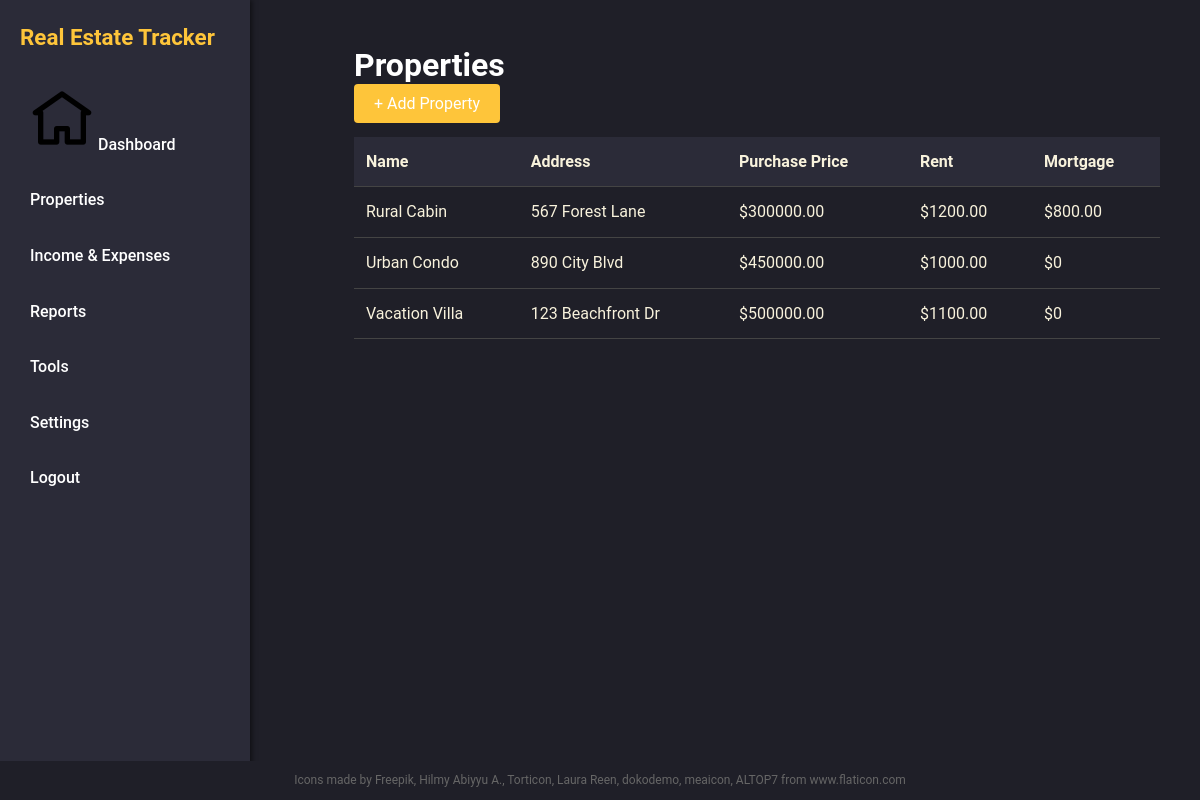
/properties/, run on an earlier commit of the app's database.
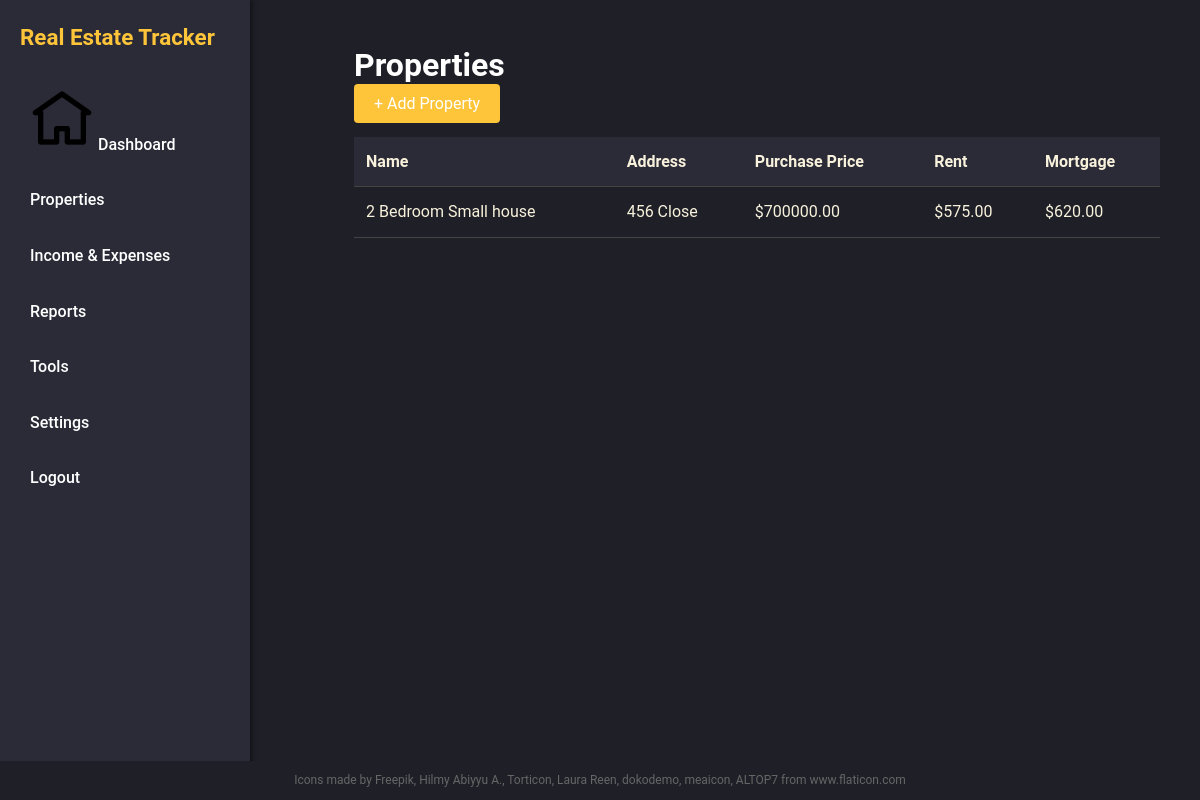
And on a later commit of the database.
### core/models.py (models this page shows)
class Property(models.Model):
    name = models.CharField(max_length=100)
    address = models.TextField()
    purchase_date = models.DateField()
    purchase_price = models.DecimalField(max_digits=12, decimal_places=2)
    current_value = models.DecimalField(max_digits=12, decimal_places=2, null=True, blank=True)

### core/views.py (the view)
# urls.py: path('properties/', views.properties_view, name='properties'),
def properties_view(request):
    properties = Property.objects.all()
    property_list = []
    for prop in properties:
        rent = sum(
            i.amount for i in Income.objects.filter(
                property=prop,
                description="Rental Income"
            )
        ) or 0  # Default to 0 if no income
        mortgage = sum(
            e.amount for e in Expense.objects.filter(
                property=prop,
                category="Mortgage"
            )
        ) or 0  # Default to 0 if no expense
        property_list.append({
            'name': prop.name,
            'address': prop.address,
            'purchase_price': prop.purchase_price,
            'rent': rent,
            'mortgage': mortgage
        })
    return render(request, 'properties.html', {'properties': property_list})

### core/templates/properties.html
{% extends "base.html" %}
{% block content %}
<div class="properties-page">
    <h1>Properties</h1>
    <div class="actions">
        <a href="{% url 'add_property' %}" class="btn btn-primary">+ Add Property</a>
    </div>
    <table class="property-table">
        <thead>
            <tr>
                <th>Name</th>
                <th>Address</th>
                <th>Purchase Price</th>
                <th>Rent</th>
                <th>Mortgage</th>
            </tr>
        </thead>
        <tbody>
            {% for prop in properties %}
                <tr>
                    <td>{{ prop.name }}</td>
                    <td>{{ prop.address }}</td>
                    <td>${{ prop.purchase_price }}</td>
                    <td>${{ prop.rent }}</td>
                    <td>${{ prop.mortgage }}</td>
                </tr>
            {% empty %}
                <tr>
                    <td colspan="5" style="text-align: center;">No properties found.</td>
                </tr>
            {% endfor %}
        </tbody>
    </table>
</div>
{% endblock %}

### core/templates/base.html (shortened to what this page needs)
{% load static %}
<!DOCTYPE html>
<html lang="en">
<head>
    <link rel="stylesheet" href="{% static 'css/style.css' %}">
</head>
<body>
  <div class="sidebar">
      <h2>Real Estate Tracker</h2>
      <ul class="nav">
          <li><a href="{% url 'index' %}"><img src="{% static 'images/003-home.png' %}" alt="Home icon"> Dashboard</a></li>
          <li><a href="{% url 'properties' %}">Properties</a></li>
          <li><a href="{% url 'index' %}">Income & Expenses</a></li>
          <li><a href="{% url 'index' %}">Reports</a></li>
          <li><a href="{% url 'index' %}">Tools</a></li>
          <li><a href="{% url 'index' %}">Settings</a></li>
          <li><a href="{% url 'index' %}">Logout</a></li>
      </ul>
  </div>
  <div class="main-content">
      {% block content %}
      {% endblock %}
  </div>
  <footer class="credits">
      <div>
          Icons made by
          <a href="https://www.freepik.com"  title="Freepik">Freepik</a>,
          <a href="https://www.flaticon.com/authors/hilmy-abiyyu-a"  title="Hilmy Abiyyu A.">Hilmy Abiyyu A.</a>,
          <a href="https://www.flaticon.com/authors/torticon"  title="Torticon">Torticon</a>,
          <a href="https://www.flaticon.com/authors/laura-reen"  title="Laura Reen">Laura Reen</a>,
          <a href="https://www.flaticon.com/authors/dokodemo"  title="dokodemo">dokodemo</a>,
          <a href="https://www.flaticon.com/authors/meaicon"  title="meaicon">meaicon</a>,
          <a href="https://www.flaticon.com/authors/altop7"  title="ALTOP7">ALTOP7</a>
          from <a href="https://www.flaticon.com/"  title="Flaticon">www.flaticon.com</a>
      </div>
  </footer>
</body>
</html>

### static_source/css/style.css (style rules this page uses)
:root { --color-gold: #FEC53A; --color-bg-main: #1F1F28; --color-sidebar: #2B2B38; --color-white: #FFFFFF; --color-muted: #B4B4C4; --color-positive: #00C896; --color-negative: #D35B5B; --color-alert: #F6A700; --color-chart-highlight: #FFCB60; --color-card-text: #F8F2DC; --color-divider: #D7D7D7; --color-card-bg: #303040; }
* { margin: 0; padding: 0; box-sizing: border-box; }
html { font-size: 16px; scroll-behavior: smooth; }
body { font-family: 'Roboto', sans-serif; background-color: var(--color-bg-main); color: var(--color-white); line-height: 1.6; min-height: 100vh; }
a { color: inherit; text-decoration: none; }
ul, li { list-style: none; }
body { display: flex; min-height: 100vh; color: var(--color-white); }
.sidebar { position: fixed; top: 0; left: 0; width: 250px; background-color: var(--color-sidebar); padding: 20px; box-shadow: 2px 0 5px rgba(0, 0, 0, 0.5); height: 100vh; overflow-y: auto; }
.sidebar { width: 250px; background-color: var(--color-sidebar); padding: 20px; box-shadow: 2px 0 5px rgba(0, 0, 0, 0.5); }
.sidebar h2 { font-size: 1.4em; margin-bottom: 20px; color: var(--color-gold); }
.nav li { margin: 10px 0; }
.nav a { color: var(--color-white); font-weight: 500; display: block; padding: 10px; border-radius: 6px; transition: background 0.3s ease; }
.main-content { flex: 1; padding: 20px; background-color: var(--color-bg-main); margin-left: 250px; }
.properties-page { padding: 20px; }
.property-table { width: 100%; border-collapse: collapse; margin-top: 20px; color: var(--color-card-text); }
.property-table th, .property-table td { padding: 12px; text-align: left; border-bottom: 1px solid #444; }
.property-table th { background-color: #2B2B38; }
.btn-primary { background-color: var(--color-gold); color: var(--color-white); padding: 8px 16px; border: none; cursor: pointer; font-size: 14px; border-radius: 4px; }
.credits { position: fixed; bottom: 0; width: 100%; background-color: #1F1F28; padding: 10px; font-size: 12px; color: #666; text-align: center; }
.btn-primary { background-color: var(--color-gold); color: white; padding: 10px 20px; border: none; cursor: pointer; font-size: 1em; border-radius: 4px; }

What changed in the data, as far as the page shows it:
removed Property: name "Rural Cabin", address "567 Forest Lane", purchase_price "300000.00"
removed Property: name "Urban Condo", address "890 City Blvd", purchase_price "450000.00"
removed Property: name "Vacation Villa", address "123 Beachfront Dr", purchase_price "500000.00"
added Property: name "2 Bedroom Small house", address "456 Close", purchase_price "700000.00"
Also different on the page:
new list line: "$ $ 575.00 $ 620.00"
list line gone: "$ $ 1200.00 $ 800.00"
list line gone: "$ $ 1000.00 $ 0"
list line gone: "$ $ 1100.00 $ 0"
